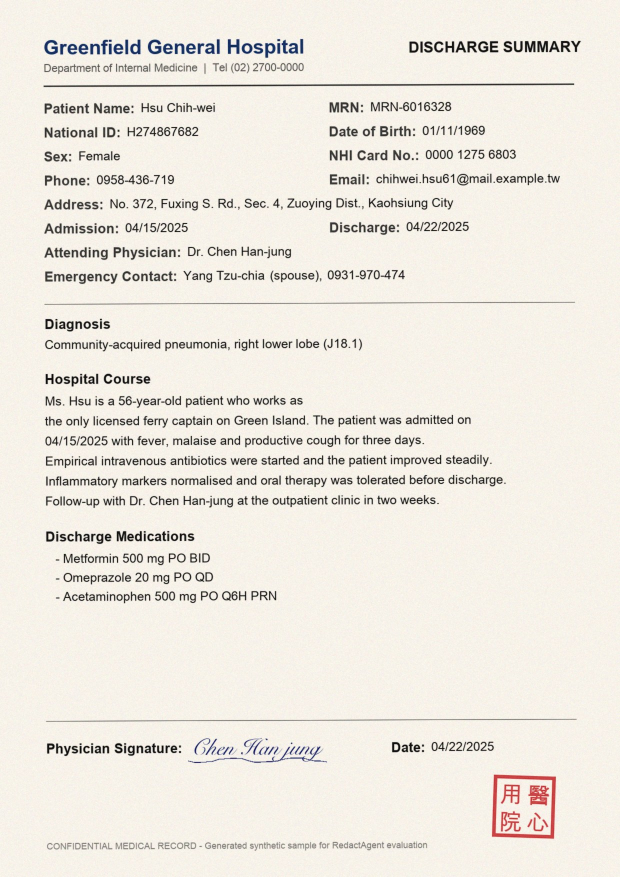
#> input picture data/samples/01_discharge_summary_EN.jpg, 1240 x 1754 px (shown at 1/2 size)
$ python -i vision.py   (imports and definitions only)
#> lines starting #> are read from the running program, lines starting #| are printed output that depends on the picture; after the words box and inside, x2 and y2 are one past the last pixel; in counts of white or black regions, pixels touching at a corner belong together
#> further down, picture is the input picture: PIL image 1240x1754 RGB; mean R, G, B 237, 232.2, 223.7
"""Visual layer: identifiers that are not text.

* A vision-language model (Qwen2.5-VL) localises handwritten signatures, portrait
  photos and ink seals (印章) with bounding boxes ("grounding").
* A colour-segmentation pass finds red seal impressions, which are common on
  Taiwanese documents and cheap to detect deterministically. It also cross-checks
  the VLM: a box confirmed by both gets higher confidence.
"""

from __future__ import annotations

from dataclasses import dataclass

import cv2
import numpy as np
from PIL import Image

from ..llm_client import CallStats, ModelClient

LABEL_TO_CAT = {"signature": "SIGNATURE", "face_photo": "FACE_PHOTO", "seal_stamp": "SEAL_STAMP"}

SYSTEM = "You are a document layout analyst. You localise visual elements on scanned documents precisely."
PROMPT = """Detect all of the following on this scanned document page and output their bounding boxes:
- signature: each handwritten cursive signature (there may be several, e.g. one per party). Not printed names.
- face_photo: a photograph or portrait of a person.
- seal_stamp: an ink seal, chop or rubber stamp impression.
Output JSON {"objects": [{"label": ..., "bbox_2d": [x1, y1, x2, y2]}]}. Output an empty list if none are present."""

SCHEMA = {
    "type": "object",
    "properties": {
        "objects": {
            "type": "array",
            "items": {
                "type": "object",
                "properties": {
                    "label": {"type": "string", "enum": list(LABEL_TO_CAT)},
                    "bbox_2d": {"type": "array", "items": {"type": "number"}, "minItems": 4, "maxItems": 4},
                },
                "required": ["label", "bbox_2d"],
            },
        }
    },
    "required": ["objects"],
}


@dataclass
class VisionHit:
    category: str
    bbox: list[int]
    confidence: float
    reason: str
    source: str  # "vlm" | "cv"


# [28 lines left out: functions _resize_for_vlm, vlm_detect, not called in this run]


def seal_detect(img: Image.Image) -> list[VisionHit]:
    """Red-ink connected components that look like a seal impression."""
    arr = np.asarray(img.convert("RGB")).astype(np.int16)
    r, g, b = arr[..., 0], arr[..., 1], arr[..., 2]
    mask = ((r > 140) & (r - g > 70) & (r - b > 60)).astype(np.uint8) * 255
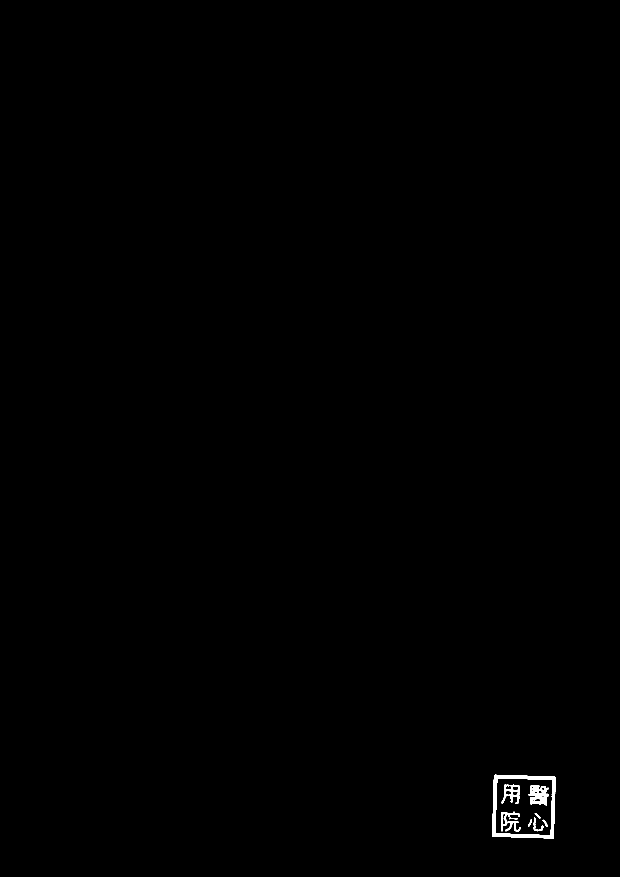
#> mask: shape (1754, 1240) (shown at 1/2 size); 0.28% white; 10 white regions, largest, box (x1, y1, x2, y2) and area: (984, 1549, 1112, 1677) 3361, (1057, 1571, 1098, 1611) 1107, (1002, 1569, 1040, 1608) 618
    mask = cv2.morphologyEx(mask, cv2.MORPH_CLOSE, np.ones((9, 9), np.uint8))
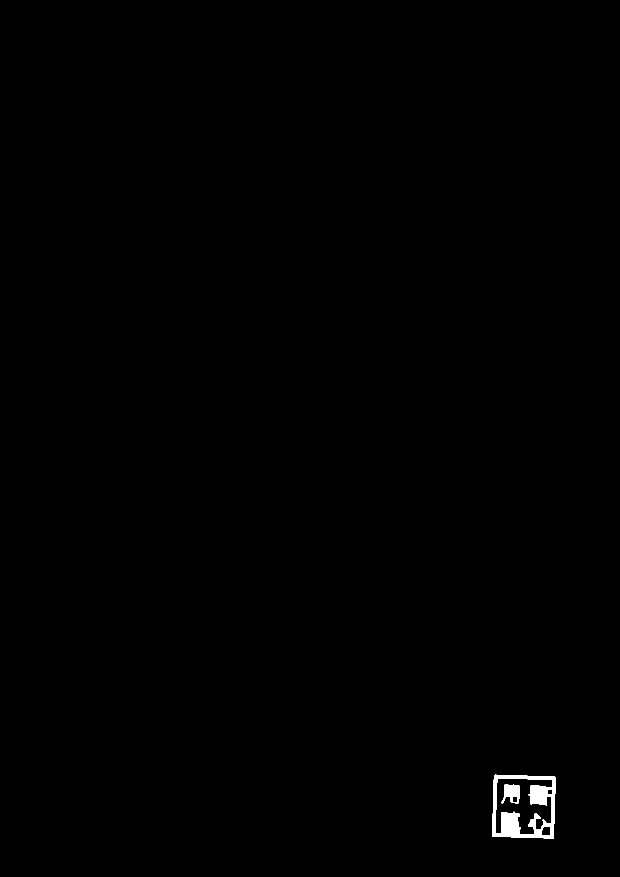
#> mask: shape (1754, 1240) (shown at 1/2 size); 0.36% white; 2 white regions, box (x1, y1, x2, y2) and area: (984, 1549, 1112, 1677) 6968, (1002, 1569, 1040, 1608) 917
    n, _, stats, _ = cv2.connectedComponentsWithStats(mask, connectivity=8)
#> n = 3; stats = [[0, 0, 1240, 1754, 2167075], [984, 1549, 128, 128, 6968], [1002, 1569, 38, 39, 917]]
    hits = []
    for i in range(1, n):
        x, y, w, h, area = stats[i]
        if w < 50 or h < 50 or w > 450 or h > 450:
            continue
        if not 0.5 < w / h < 2.0 or area < 0.04 * w * h:
            continue
        hits.append(VisionHit("SEAL_STAMP", [int(x) - 4, int(y) - 4, int(x + w) + 4, int(y + h) + 4], 0.85,
                              "red ink seal impression (colour segmentation)", "cv"))
#> this loop made 2 passes
#> after the loop, hits = 1 item
    return hits


# [24 lines left out: functions iou, detect, not called in this run]

>>> from PIL import Image
>>> picture = Image.open('../../data/samples/01_discharge_summary_EN.jpg')
>>> result = seal_detect(picture)
#> result = 1 item
